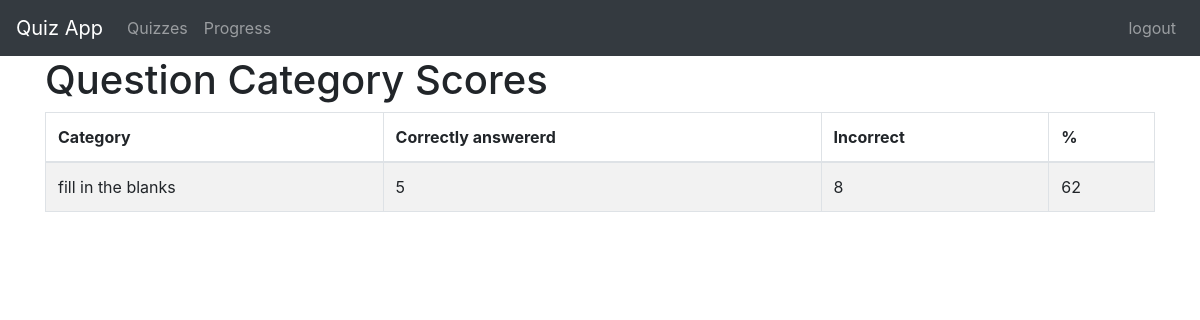
/progress/ (signed in), run on an earlier commit of the app's database.
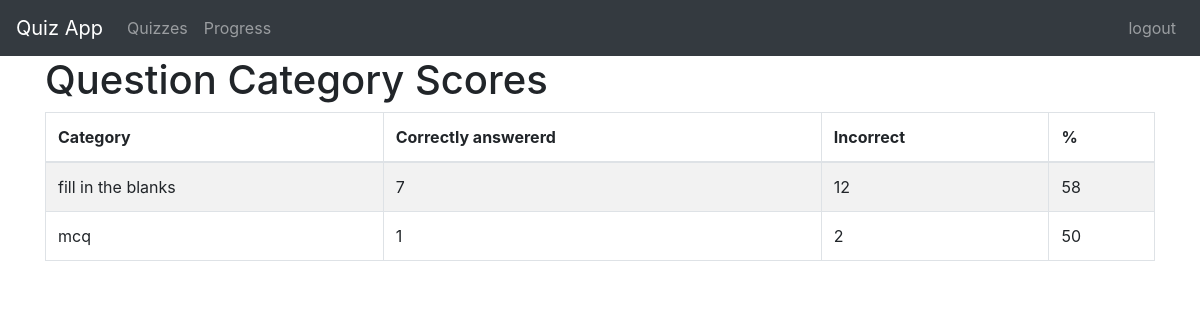
And on a later commit of the database.
### quiz/models.py (models this page shows, shortened)
class Category(models.Model):
    category = models.CharField(
        verbose_name=_("Category"),
        max_length=250, blank=True,
        unique=True, null=True)
    objects = CategoryManager()
    class Meta:
        verbose_name = _("Category")
        verbose_name_plural = _("Categories")

### quiz/views.py (the view)
class QuizUserProgressView(TemplateView):
    template_name = 'progress.html'
    @method_decorator(login_required)
    def dispatch(self, request, *args, **kwargs):
        return super(QuizUserProgressView, self)\
            .dispatch(request, *args, **kwargs)
    def get_context_data(self, **kwargs):
        context = super(QuizUserProgressView, self).get_context_data(**kwargs)
        progress, c = Progress.objects.get_or_create(user=self.request.user)
        context['cat_scores'] = progress.list_all_cat_scores
        context['exams'] = progress.show_exams()
        return context

### quiz/models.py (called while the page is built)
    def show_exams(self):
        return Sitting.objects.filter(user=self.user, complete=True)

### quiz/templates/progress.html (shortened to what this page needs)
{% extends "base.html" %}
{% load i18n %}
{% load quiz_tags %}
{% block content %}
  {% if cat_scores %}
  <h1>{% trans "Question Category Scores" %}</h1>
  <table class="table table-bordered table-striped">
	<thead>
	  <tr>
		<th>{% trans "Category" %}</th>
		<th>{% trans "Correctly answererd" %}</th>
		<th>{% trans "Incorrect" %}</th>
		<th>%</th>
	  </tr>
	</thead>
	<tbody>
	  {% for cat, value in cat_scores.items %}
	  <tr>
		<td>{{ cat }}</td>
		<td>{{ value.0 }}</td>
		<td>{{ value.1 }}</td>
		<td>{{ value.2 }}</td>
	  </tr>
	  {% endfor %}
	</tbody>
  </table>
  {% endif %}
{% endblock %}

What changed in the data, as far as the page shows it:
added Category: cat_scores "mcq"
Also different on the page:
new list line: "fill in the blanks"
new list line: "7 12 58"
new list line: "1 2 50"
list line gone: "fill in the blanks"
list line gone: "5 8 62"
